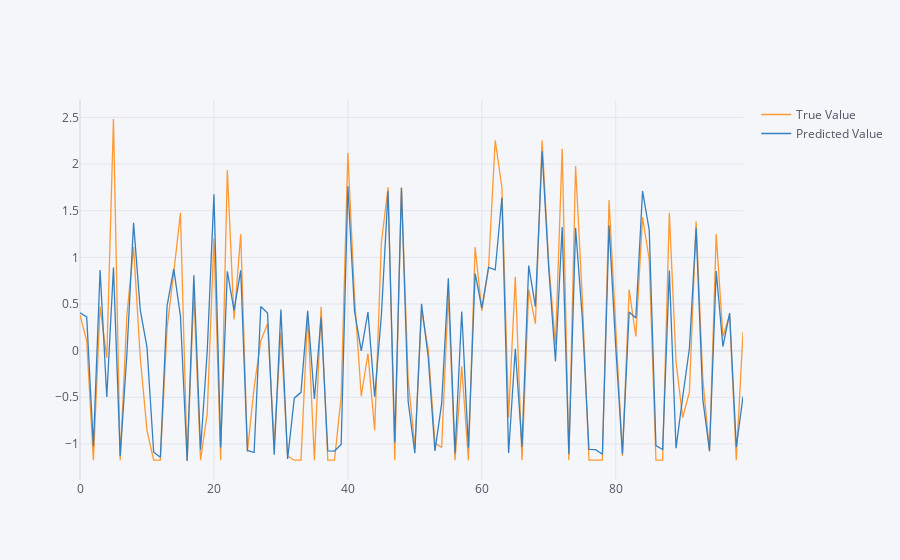
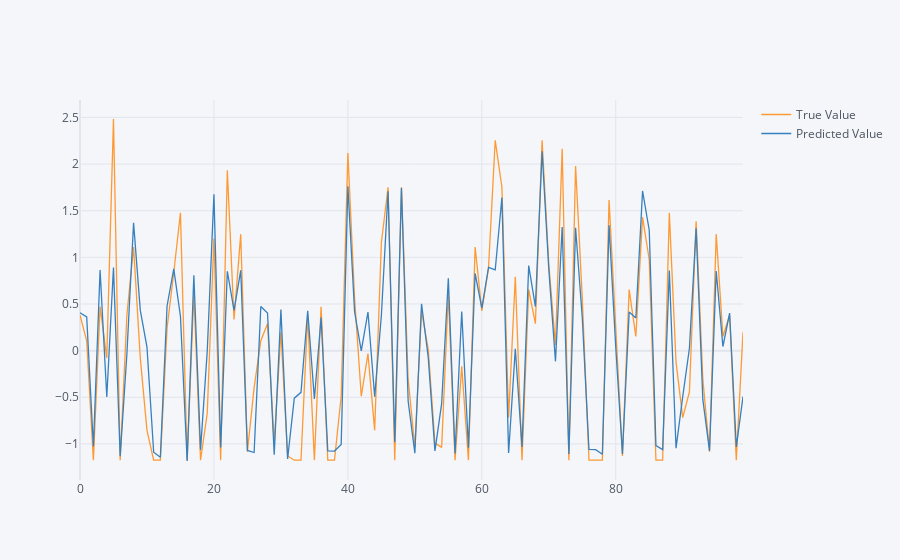
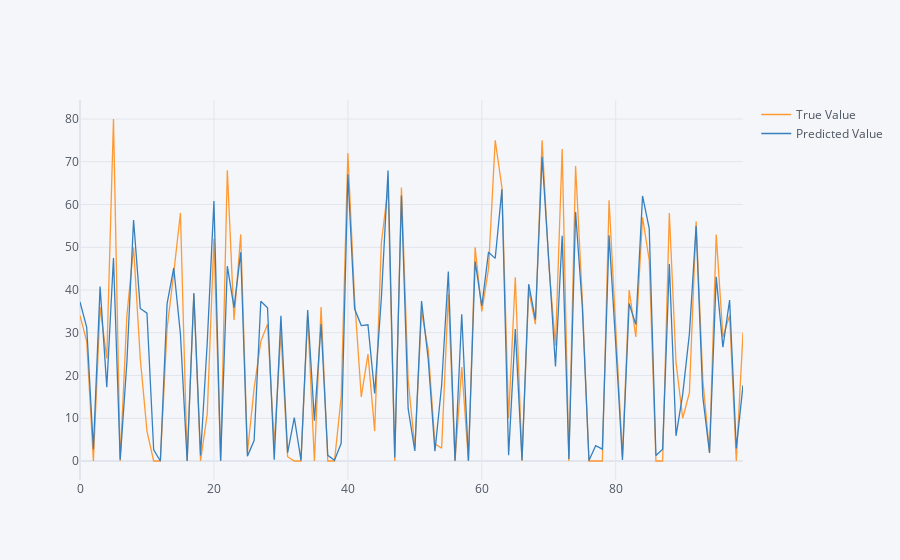
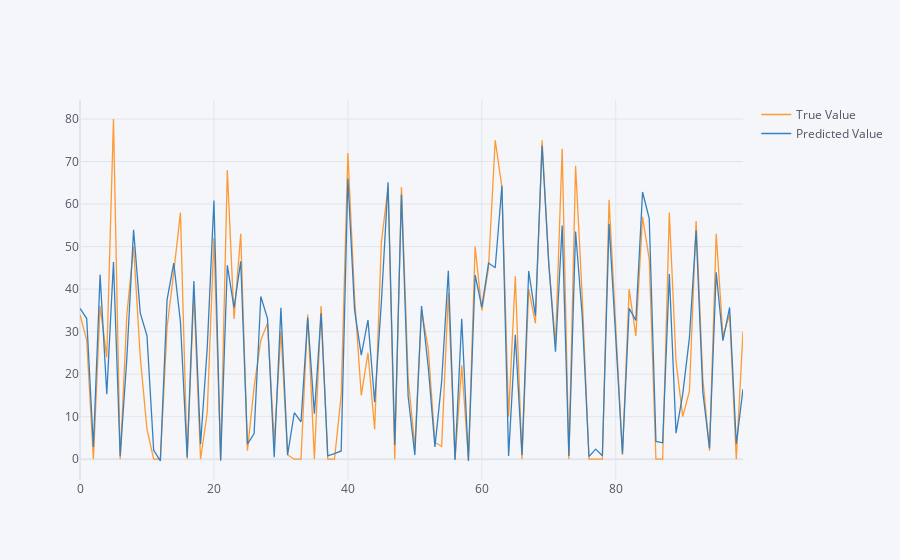

Notebook code for these charts, in order:
### Code cell
%%time
#Ridge regresion grid params
param_grid_ridge = list(np.arange(0, 10, 0.1))

#Lasso regresion grid params
param_grid_lasso = list(np.arange(0, 10, 0.1))

#Random Forest grid params
param_grid_rf = {
    'bootstrap': [True],
#     'max_depth': [80, 90, 100, 110],
#     'max_features': [2, 3],
#     'min_samples_leaf': [3, 4, 5],
#     'min_samples_split': [8, 10, 12],
    'n_estimators': [200, 300]
}

#Gradient boosting params
param_grid_gb = {
#    'loss': ['ls','huber'],
    'max_depth': [5],
#     'max_features': [2, 3],
     'min_samples_leaf': [3],
     'min_samples_split': [12],
    'n_estimators': [500]
}

#Support vector machine params
param_grid_svr = {'kernel': ('linear','rbf') #, 'rbf','poly'
#                   'C':[1.5, 10],'gamma': [1e-7, 1e-4],
#                   'epsilon':[0.1,0.2,0.5,0.3]
                 }

param_grid_ab = {
 'n_estimators': [50],
 'learning_rate' : [0.01],
 'loss' : ['exponential']
 }

resumen, dict_models = modeling(df2,'v_popularity',[1,1,1,1,0,1],7,param_grid_ridge,param_grid_lasso,param_grid_rf,param_grid_gb,param_grid_svr,param_grid_ab)

### Figure 1 — Plotly figure (JSON) as saved in the notebook; plotly's stock layout.template omitted (floating-point values rounded to 4 significant figures)
{"data": [{"line": {"color": "rgba(255, 153, 51, 1.0)", "dash": "solid", "shape": "linear", "width": 1.3}, "mode": "lines", "name": "True Value", "text": "", "type": "scatter", "x": [0, 1, 2, 3, 4, 5, 6, 7, 8, 9, 10, 11, 12, 13, 14, 15, 16, 17, 18, 19, 20, 21, 22, 23, 24, 25, 26, 27, 28, 29, 30, 31, 32, 33, 34, 35, 36, 37, 38, 39, 40, 41, 42, 43, 44, 45, 46, 47, 48, 49, 50, 51, 52, 53, 54, 55, 56, 57, 58, 59, 60, 61, 62, 63, 64, 65, 66, 67, 68, 69, 70, 71, 72, 73, 74, 75, 76, 77, 78, 79, 80, 81, 82, 83, 84, 85, 86, 87, 88, 89, 90, 91, 92, 93, 94, 95, 96, 97, 98, 99], "y": [0.3799, 0.1055, -1.175, 0.4713, -0.07736, 2.483, -1.175, 0.3799, 1.111, -0.07736, -0.8547, -1.175, -1.175, 0.2427, 0.8371, 1.477, -1.175, 0.6085, -1.175, -0.6718, 1.203, -1.175, 1.934, 0.3341, 1.249, -1.083, -0.3974, 0.1055, 0.2884, -0.9918, 0.197, -1.129, -1.175, -1.175, 0.3799, -1.175, 0.4713, -1.175, -1.175, -0.4889, 2.117, 0.5628, -0.4889, -0.03164, -0.8547, 1.157, 1.752, -1.175, 1.752, -0.306, -1.038, 0.4256, 0.01409, -0.9918, -1.038, 0.6085, -1.175, -0.1688, -1.175, 1.111, 0.4256, 0.8828, 2.255, 1.752, -0.7175, 0.7914, -1.175, 0.6542, 0.2884, 2.255, 0.9285, 0.05981, 2.163, -1.175, 1.98, 0.5628, -1.175, -1.175, -1.175, 1.614, 0.2884, -1.129, 0.6542, 0.1513, 1.431, 0.9743, -1.175, -1.175, 1.477, -0.1231, -0.7175, -0.4431, 1.386, -0.306, -1.083, 1.249, 0.1513, 0.3799, -1.175, 0.197]}, {"line": {"color": "rgba(55, 128, 191, 1.0)", "dash": "solid", "shape": "linear", "width": 1.3}, "mode": "lines", "name": "Predicted Value", "text": "", "type": "scatter", "x": [0, 1, 2, 3, 4, 5, 6, 7, 8, 9, 10, 11, 12, 13, 14, 15, 16, 17, 18, 19, 20, 21, 22, 23, 24, 25, 26, 27, 28, 29, 30, 31, 32, 33, 34, 35, 36, 37, 38, 39, 40, 41, 42, 43, 44, 45, 46, 47, 48, 49, 50, 51, 52, 53, 54, 55, 56, 57, 58, 59, 60, 61, 62, 63, 64, 65, 66, 67, 68, 69, 70, 71, 72, 73, 74, 75, 76, 77, 78, 79, 80, 81, 82, 83, 84, 85, 86, 87, 88, 89, 90, 91, 92, 93, 94, 95, 96, 97, 98, 99], "y": [0.4054, 0.3607, -1.027, 0.8636, -0.4975, 0.8897, -1.131, -0.0385, 1.37, 0.434, 0.03833, -1.09, -1.143, 0.4785, 0.8773, 0.3687, -1.183, 0.8075, -1.064, -0.007128, 1.675, -1.037, 0.8509, 0.431, 0.8611, -1.07, -1.092, 0.4734, 0.4029, -1.116, 0.4404, -1.161, -0.5098, -0.4473, 0.426, -0.5192, 0.3548, -1.075, -1.077, -1.006, 1.761, 0.4163, -0.003138, 0.414, -0.4945, 0.3774, 1.709, -0.983, 1.743, -0.5413, -1.1, 0.5023, -0.07389, -1.074, -0.5685, 0.7754, -1.103, 0.4188, -1.042, 0.8277, 0.4544, 0.8922, 0.8649, 1.641, -1.097, 0.02047, -1.032, 0.9117, 0.4727, 2.137, 0.8726, -0.1148, 1.326, -1.108, 1.316, 0.3553, -1.06, -1.062, -1.11, 1.343, 0.03679, -1.107, 0.4135, 0.3491, 1.712, 1.291, -1.018, -1.06, 0.8584, -1.046, -0.4948, 0.02578, 1.311, -0.5231, -1.074, 0.8542, 0.04429, 0.4026, -1.032, -0.4924]}], "layout": {"legend": {"bgcolor": "#F5F6F9", "font": {"color": "#4D5663"}}, "paper_bgcolor": "#F5F6F9", "plot_bgcolor": "#F5F6F9", "title": {"font": {"color": "#4D5663"}}, "xaxis": {"gridcolor": "#E1E5ED", "showgrid": true, "tickfont": {"color": "#4D5663"}, "title": {"font": {"color": "#4D5663"}, "text": ""}, "zerolinecolor": "#E1E5ED"}, "yaxis": {"gridcolor": "#E1E5ED", "showgrid": true, "tickfont": {"color": "#4D5663"}, "title": {"font": {"color": "#4D5663"}, "text": ""}, "zerolinecolor": "#E1E5ED"}}}

### Figure 2 — Plotly figure (JSON) as saved in the notebook; plotly's stock layout.template omitted (floating-point values rounded to 4 significant figures)
{"data": [{"line": {"color": "rgba(255, 153, 51, 1.0)", "dash": "solid", "shape": "linear", "width": 1.3}, "mode": "lines", "name": "True Value", "text": "", "type": "scatter", "x": [0, 1, 2, 3, 4, 5, 6, 7, 8, 9, 10, 11, 12, 13, 14, 15, 16, 17, 18, 19, 20, 21, 22, 23, 24, 25, 26, 27, 28, 29, 30, 31, 32, 33, 34, 35, 36, 37, 38, 39, 40, 41, 42, 43, 44, 45, 46, 47, 48, 49, 50, 51, 52, 53, 54, 55, 56, 57, 58, 59, 60, 61, 62, 63, 64, 65, 66, 67, 68, 69, 70, 71, 72, 73, 74, 75, 76, 77, 78, 79, 80, 81, 82, 83, 84, 85, 86, 87, 88, 89, 90, 91, 92, 93, 94, 95, 96, 97, 98, 99], "y": [0.3799, 0.1055, -1.175, 0.4713, -0.07736, 2.483, -1.175, 0.3799, 1.111, -0.07736, -0.8547, -1.175, -1.175, 0.2427, 0.8371, 1.477, -1.175, 0.6085, -1.175, -0.6718, 1.203, -1.175, 1.934, 0.3341, 1.249, -1.083, -0.3974, 0.1055, 0.2884, -0.9918, 0.197, -1.129, -1.175, -1.175, 0.3799, -1.175, 0.4713, -1.175, -1.175, -0.4889, 2.117, 0.5628, -0.4889, -0.03164, -0.8547, 1.157, 1.752, -1.175, 1.752, -0.306, -1.038, 0.4256, 0.01409, -0.9918, -1.038, 0.6085, -1.175, -0.1688, -1.175, 1.111, 0.4256, 0.8828, 2.255, 1.752, -0.7175, 0.7914, -1.175, 0.6542, 0.2884, 2.255, 0.9285, 0.05981, 2.163, -1.175, 1.98, 0.5628, -1.175, -1.175, -1.175, 1.614, 0.2884, -1.129, 0.6542, 0.1513, 1.431, 0.9743, -1.175, -1.175, 1.477, -0.1231, -0.7175, -0.4431, 1.386, -0.306, -1.083, 1.249, 0.1513, 0.3799, -1.175, 0.197]}, {"line": {"color": "rgba(55, 128, 191, 1.0)", "dash": "solid", "shape": "linear", "width": 1.3}, "mode": "lines", "name": "Predicted Value", "text": "", "type": "scatter", "x": [0, 1, 2, 3, 4, 5, 6, 7, 8, 9, 10, 11, 12, 13, 14, 15, 16, 17, 18, 19, 20, 21, 22, 23, 24, 25, 26, 27, 28, 29, 30, 31, 32, 33, 34, 35, 36, 37, 38, 39, 40, 41, 42, 43, 44, 45, 46, 47, 48, 49, 50, 51, 52, 53, 54, 55, 56, 57, 58, 59, 60, 61, 62, 63, 64, 65, 66, 67, 68, 69, 70, 71, 72, 73, 74, 75, 76, 77, 78, 79, 80, 81, 82, 83, 84, 85, 86, 87, 88, 89, 90, 91, 92, 93, 94, 95, 96, 97, 98, 99], "y": [0.4054, 0.3607, -1.027, 0.8636, -0.4975, 0.8898, -1.131, -0.03847, 1.37, 0.4341, 0.03834, -1.09, -1.143, 0.4785, 0.8773, 0.3687, -1.183, 0.8076, -1.064, -0.007122, 1.675, -1.037, 0.8509, 0.431, 0.8611, -1.07, -1.092, 0.4734, 0.4029, -1.116, 0.4404, -1.161, -0.5098, -0.4473, 0.426, -0.5192, 0.3548, -1.075, -1.077, -1.006, 1.761, 0.4163, -0.003131, 0.414, -0.4945, 0.3774, 1.709, -0.9831, 1.743, -0.5413, -1.1, 0.5023, -0.07385, -1.074, -0.5685, 0.7754, -1.103, 0.4189, -1.042, 0.8278, 0.4544, 0.8922, 0.8649, 1.641, -1.097, 0.02046, -1.032, 0.9117, 0.4727, 2.137, 0.8726, -0.1148, 1.326, -1.108, 1.316, 0.3553, -1.06, -1.062, -1.11, 1.343, 0.03679, -1.107, 0.4135, 0.3491, 1.712, 1.291, -1.018, -1.06, 0.8584, -1.046, -0.4948, 0.02578, 1.311, -0.5231, -1.074, 0.8542, 0.04427, 0.4026, -1.032, -0.4924]}], "layout": {"legend": {"bgcolor": "#F5F6F9", "font": {"color": "#4D5663"}}, "paper_bgcolor": "#F5F6F9", "plot_bgcolor": "#F5F6F9", "title": {"font": {"color": "#4D5663"}}, "xaxis": {"gridcolor": "#E1E5ED", "showgrid": true, "tickfont": {"color": "#4D5663"}, "title": {"font": {"color": "#4D5663"}, "text": ""}, "zerolinecolor": "#E1E5ED"}, "yaxis": {"gridcolor": "#E1E5ED", "showgrid": true, "tickfont": {"color": "#4D5663"}, "title": {"font": {"color": "#4D5663"}, "text": ""}, "zerolinecolor": "#E1E5ED"}}}

### Figure 3 — Plotly figure (JSON) as saved in the notebook; plotly's stock layout.template omitted (floating-point values rounded to 4 significant figures)
{"data": [{"line": {"color": "rgba(255, 153, 51, 1.0)", "dash": "solid", "shape": "linear", "width": 1.3}, "mode": "lines", "name": "True Value", "text": "", "type": "scatter", "x": [0, 1, 2, 3, 4, 5, 6, 7, 8, 9, 10, 11, 12, 13, 14, 15, 16, 17, 18, 19, 20, 21, 22, 23, 24, 25, 26, 27, 28, 29, 30, 31, 32, 33, 34, 35, 36, 37, 38, 39, 40, 41, 42, 43, 44, 45, 46, 47, 48, 49, 50, 51, 52, 53, 54, 55, 56, 57, 58, 59, 60, 61, 62, 63, 64, 65, 66, 67, 68, 69, 70, 71, 72, 73, 74, 75, 76, 77, 78, 79, 80, 81, 82, 83, 84, 85, 86, 87, 88, 89, 90, 91, 92, 93, 94, 95, 96, 97, 98, 99], "y": [34, 28, 0, 36, 24, 80, 0, 34, 50, 24, 7, 0, 0, 31, 44, 58, 0, 39, 0, 11, 52, 0, 68, 33, 53, 2, 17, 28, 32, 4, 30, 1, 0, 0, 34, 0, 36, 0, 0, 15, 72, 38, 15, 25, 7, 51, 64, 0, 64, 19, 3, 35, 26, 4, 3, 39, 0, 22, 0, 50, 35, 45, 75, 64, 10, 43, 0, 40, 32, 75, 46, 27, 73, 0, 69, 38, 0, 0, 0, 61, 32, 1, 40, 29, 57, 47, 0, 0, 58, 23, 10, 16, 56, 19, 2, 53, 29, 34, 0, 30]}, {"line": {"color": "rgba(55, 128, 191, 1.0)", "dash": "solid", "shape": "linear", "width": 1.3}, "mode": "lines", "name": "Predicted Value", "text": "", "type": "scatter", "x": [0, 1, 2, 3, 4, 5, 6, 7, 8, 9, 10, 11, 12, 13, 14, 15, 16, 17, 18, 19, 20, 21, 22, 23, 24, 25, 26, 27, 28, 29, 30, 31, 32, 33, 34, 35, 36, 37, 38, 39, 40, 41, 42, 43, 44, 45, 46, 47, 48, 49, 50, 51, 52, 53, 54, 55, 56, 57, 58, 59, 60, 61, 62, 63, 64, 65, 66, 67, 68, 69, 70, 71, 72, 73, 74, 75, 76, 77, 78, 79, 80, 81, 82, 83, 84, 85, 86, 87, 88, 89, 90, 91, 92, 93, 94, 95, 96, 97, 98, 99], "y": [37.21, 31.27, 2.783, 40.78, 17.29, 47.47, 0.2733, 23.09, 56.37, 35.69, 34.58, 2.597, 0, 36.74, 45.16, 29.63, 0, 39.27, 1.27, 27.64, 60.84, 0.08333, 45.58, 35.89, 48.81, 1.141, 4.777, 37.39, 35.86, 0.3067, 33.95, 1.925, 10.17, 0.1167, 35.32, 9.453, 32.04, 1.323, 0.1533, 4.13, 67.1, 35.61, 31.67, 31.85, 15.79, 38.13, 67.92, 0.8375, 62.09, 12.24, 2.337, 37.44, 23.75, 2.32, 17.71, 44.32, 0.07667, 34.31, 0.05667, 46.68, 36.25, 48.84, 47.4, 63.54, 1.33, 30.85, 0.1833, 41.35, 33.08, 71.15, 46.9, 22.11, 52.7, 0.4467, 58.24, 36.28, 0.14, 3.583, 2.773, 52.8, 27.25, 0.2467, 36.86, 31.91, 62.0, 54.36, 1.3, 2.775, 46.08, 5.886, 15.66, 29.8, 54.96, 14.98, 1.9, 43.08, 26.63, 37.63, 2.94, 17.7]}], "layout": {"legend": {"bgcolor": "#F5F6F9", "font": {"color": "#4D5663"}}, "paper_bgcolor": "#F5F6F9", "plot_bgcolor": "#F5F6F9", "title": {"font": {"color": "#4D5663"}}, "xaxis": {"gridcolor": "#E1E5ED", "showgrid": true, "tickfont": {"color": "#4D5663"}, "title": {"font": {"color": "#4D5663"}, "text": ""}, "zerolinecolor": "#E1E5ED"}, "yaxis": {"gridcolor": "#E1E5ED", "showgrid": true, "tickfont": {"color": "#4D5663"}, "title": {"font": {"color": "#4D5663"}, "text": ""}, "zerolinecolor": "#E1E5ED"}}}

### Figure 4 — Plotly figure (JSON) as saved in the notebook; plotly's stock layout.template omitted (floating-point values rounded to 4 significant figures)
{"data": [{"line": {"color": "rgba(255, 153, 51, 1.0)", "dash": "solid", "shape": "linear", "width": 1.3}, "mode": "lines", "name": "True Value", "text": "", "type": "scatter", "x": [0, 1, 2, 3, 4, 5, 6, 7, 8, 9, 10, 11, 12, 13, 14, 15, 16, 17, 18, 19, 20, 21, 22, 23, 24, 25, 26, 27, 28, 29, 30, 31, 32, 33, 34, 35, 36, 37, 38, 39, 40, 41, 42, 43, 44, 45, 46, 47, 48, 49, 50, 51, 52, 53, 54, 55, 56, 57, 58, 59, 60, 61, 62, 63, 64, 65, 66, 67, 68, 69, 70, 71, 72, 73, 74, 75, 76, 77, 78, 79, 80, 81, 82, 83, 84, 85, 86, 87, 88, 89, 90, 91, 92, 93, 94, 95, 96, 97, 98, 99], "y": [34, 28, 0, 36, 24, 80, 0, 34, 50, 24, 7, 0, 0, 31, 44, 58, 0, 39, 0, 11, 52, 0, 68, 33, 53, 2, 17, 28, 32, 4, 30, 1, 0, 0, 34, 0, 36, 0, 0, 15, 72, 38, 15, 25, 7, 51, 64, 0, 64, 19, 3, 35, 26, 4, 3, 39, 0, 22, 0, 50, 35, 45, 75, 64, 10, 43, 0, 40, 32, 75, 46, 27, 73, 0, 69, 38, 0, 0, 0, 61, 32, 1, 40, 29, 57, 47, 0, 0, 58, 23, 10, 16, 56, 19, 2, 53, 29, 34, 0, 30]}, {"line": {"color": "rgba(55, 128, 191, 1.0)", "dash": "solid", "shape": "linear", "width": 1.3}, "mode": "lines", "name": "Predicted Value", "text": "", "type": "scatter", "x": [0, 1, 2, 3, 4, 5, 6, 7, 8, 9, 10, 11, 12, 13, 14, 15, 16, 17, 18, 19, 20, 21, 22, 23, 24, 25, 26, 27, 28, 29, 30, 31, 32, 33, 34, 35, 36, 37, 38, 39, 40, 41, 42, 43, 44, 45, 46, 47, 48, 49, 50, 51, 52, 53, 54, 55, 56, 57, 58, 59, 60, 61, 62, 63, 64, 65, 66, 67, 68, 69, 70, 71, 72, 73, 74, 75, 76, 77, 78, 79, 80, 81, 82, 83, 84, 85, 86, 87, 88, 89, 90, 91, 92, 93, 94, 95, 96, 97, 98, 99], "y": [35.46, 33.07, 2.896, 43.4, 15.3, 46.36, 0.6833, 23.93, 53.94, 34.36, 29.06, 2.081, -0.411, 37.47, 46.11, 32.27, 0.4872, 41.92, 3.5, 26.18, 60.84, -0.3846, 45.6, 35.63, 46.54, 3.565, 6.012, 38.25, 33.06, 0.4943, 35.59, 1.011, 10.93, 8.768, 33.31, 10.72, 34.29, 0.8113, 1.305, 1.944, 66.02, 35.05, 24.5, 32.7, 13.4, 36.88, 65.14, 3.345, 62.25, 14.76, 0.9725, 36.04, 21.68, 2.901, 18.23, 44.3, -0.172, 33.02, -0.419, 43.33, 35.7, 46.13, 45.02, 64.32, 0.7817, 29.23, 0.9688, 44.25, 33.76, 73.77, 45.93, 25.27, 54.93, 0.7886, 53.55, 33.56, 0.6218, 2.372, 0.8275, 55.38, 28.51, 1.303, 35.48, 32.63, 62.84, 56.58, 4.191, 3.864, 43.53, 6.113, 15.3, 28.53, 53.8, 15.74, 2.577, 43.96, 27.9, 35.69, 3.617, 16.47]}], "layout": {"legend": {"bgcolor": "#F5F6F9", "font": {"color": "#4D5663"}}, "paper_bgcolor": "#F5F6F9", "plot_bgcolor": "#F5F6F9", "title": {"font": {"color": "#4D5663"}}, "xaxis": {"gridcolor": "#E1E5ED", "showgrid": true, "tickfont": {"color": "#4D5663"}, "title": {"font": {"color": "#4D5663"}, "text": ""}, "zerolinecolor": "#E1E5ED"}, "yaxis": {"gridcolor": "#E1E5ED", "showgrid": true, "tickfont": {"color": "#4D5663"}, "title": {"font": {"color": "#4D5663"}, "text": ""}, "zerolinecolor": "#E1E5ED"}}}
